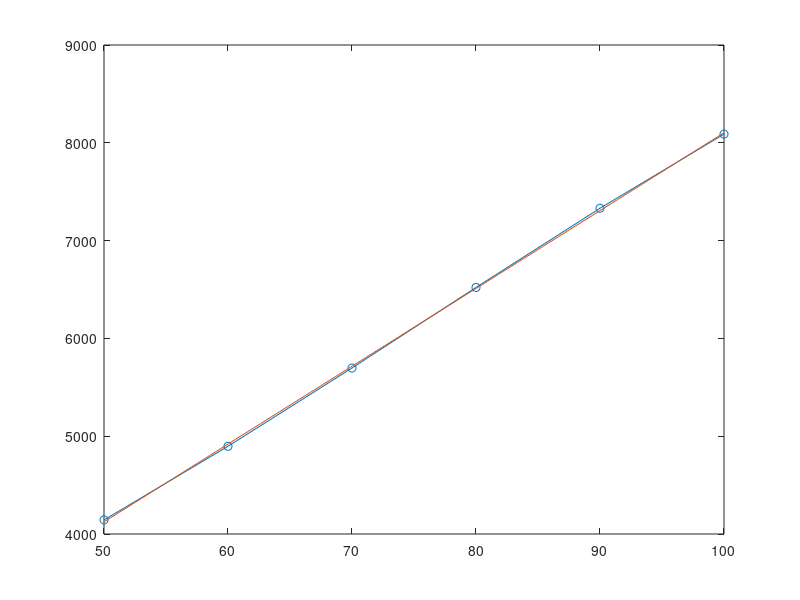

Source code (MATLAB): (Note: this script raises an error after producing the figure.)
clear all; 
close all;
clc;

%I measured 'precise'-ish distances- Thanos to wall at 50cm, 60cm, ... 70cm
%then I took the average output of the 4 center pixels from the depth
%values output from thanos_phase_one

%the pgm values in the 1000s are what i got from setting the
%thanos at the corresponding dists, did a polyfit and the equation is below
%(the line where y = mx + b) this equation TRANSLATES a pgm pixel value to
%a pure cm distance- check the units on the cm distance just in case its
%not like mm or something but im fairly certain the eq is converting to cm
dist = [50 60 70 80 90 100];
pgm  = [4144 4897 5697 6521 7331 8089];

plot(dist, pgm,'-o')
j = polyfit(dist,pgm,1);
x = linspace(50,100);
y = j(2) + j(1).*x;
hold on
plot(x,y)

f = polyval(j,dist);
T = table(dist,pgm,f,pgm-f,'VariableNames', {'dist','pgm','Fit','FitError'})
